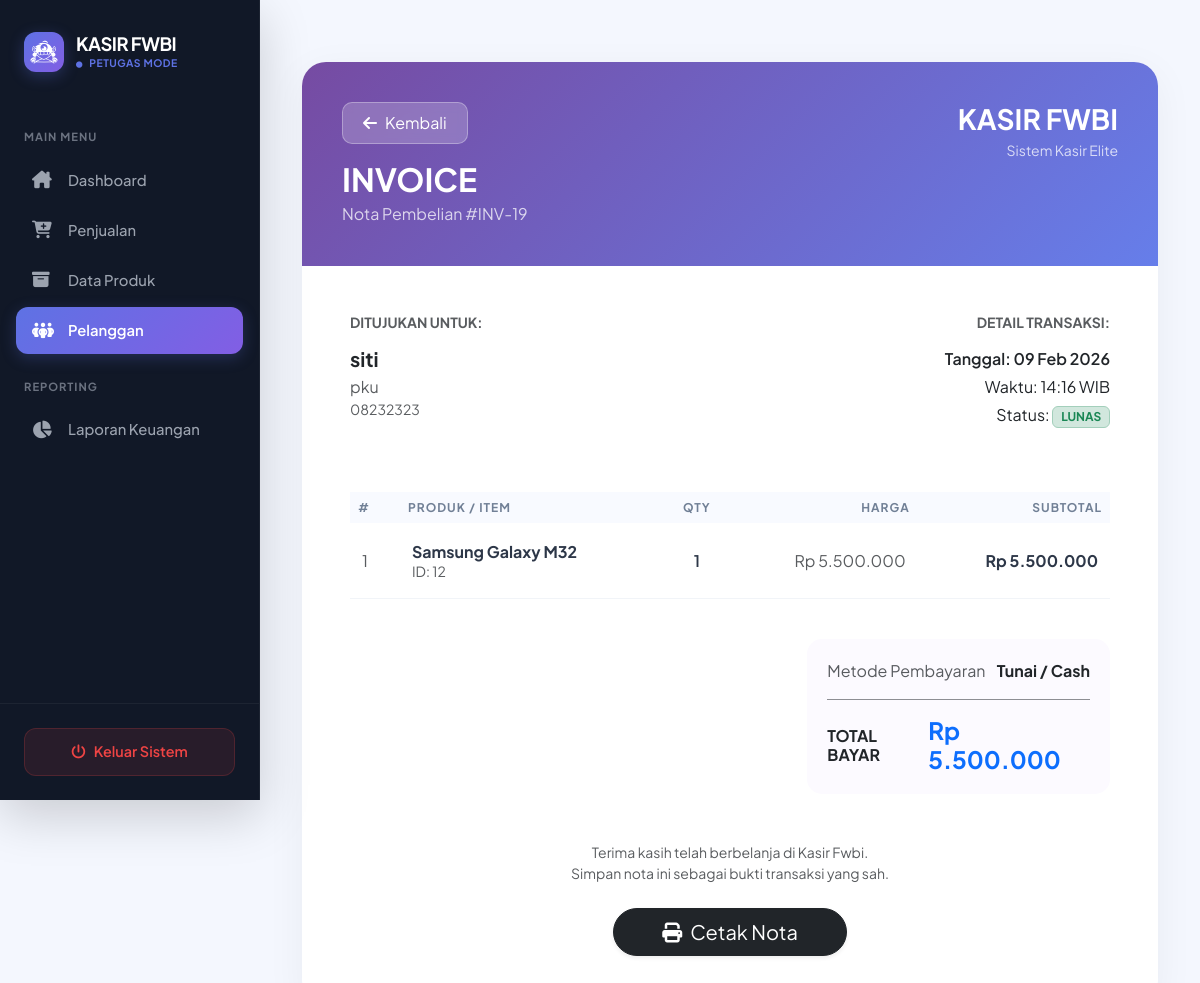
/petugas/pelanggan/detail.php?id=19 (signed in), run on the app's committed database.
### tables this page shows
CREATE TABLE `penjualan` (
  `PenjualanID` int(11) NOT NULL,
  `TanggalPenjualan` datetime NOT NULL DEFAULT current_timestamp(),
  `TotalHarga` decimal(10,2) NOT NULL,
  `PelangganID` int(11) NOT NULL
);

CREATE TABLE `pelanggan` (
  `PelangganID` int(11) NOT NULL,
  `NamaPelanggan` varchar(255) NOT NULL,
  `Alamat` text NOT NULL,
  `NomorTelepon` varchar(15) NOT NULL
);

CREATE TABLE `detailpenjualan` (
  `DetailID` int(11) NOT NULL,
  `PenjualanID` int(11) NOT NULL,
  `ProdukID` int(11) NOT NULL,
  `JumlahProduk` int(11) NOT NULL,
  `Subtotal` decimal(10,2) NOT NULL
);

CREATE TABLE `produk` (
  `ProdukID` int(11) NOT NULL,
  `NamaProduk` varchar(255) NOT NULL,
  `Harga` decimal(10,2) NOT NULL,
  `Stok` int(11) NOT NULL
);

### petugas/pelanggan/detail.php (the view, shortened to what this page needs)
<?php
include '../../main/connect.php';
$id = mysqli_real_escape_string($conn, $_GET['id']);
$query = mysqli_query($conn, "SELECT * FROM penjualan
         JOIN pelanggan ON penjualan.PelangganID = pelanggan.PelangganID
         WHERE PenjualanID = '$id'");
$data = mysqli_fetch_array($query);
?>
<!DOCTYPE html>
<html lang="id">
<head>
    <link href="https://cdn.jsdelivr.net/npm/bootstrap@5.3.0/dist/css/bootstrap.min.css" rel="stylesheet">
    <link rel="stylesheet" href="https://cdnjs.cloudflare.com/ajax/libs/font-awesome/6.4.0/css/all.min.css">
    <link rel="stylesheet" href="https://cdnjs.cloudflare.com/ajax/libs/animate.css/4.1.1/animate.min.css"/>
</head>
<body>
<div class="d-flex">
    <div class="no-print">
        <?php include '../../template/sidebar.php'; ?>
    </div>
    <div class="main-content">
        <div class="container py-2">
            <div class="invoice-card animate__animated animate__fadeIn">
                <div class="invoice-header d-flex justify-content-between align-items-start">
                    <div>
                        <a href="index.php" class="btn btn-back no-print mb-3 text-decoration-none small">
                            <i class="fas fa-arrow-left me-2"></i>Kembali
                        </a>
                        <h2 class="fw-bold mb-1">INVOICE</h2>
                        <p class="mb-0 opacity-75">Nota Pembelian #INV-<?= $id; ?></p>
                    </div>
                    <div class="text-end">
                        <h3 class="fw-bold mb-1">KASIR FWBI</h3>
                        <p class="mb-0 opacity-75 small">Sistem Kasir Elite</p>
                    </div>
                </div>
                <div class="card-body p-4 p-md-5">
                    <div class="row mb-5">
                        <div class="col-6">
                            <h6 class="text-muted small text-uppercase fw-bold mb-3">Ditujukan Untuk:</h6>
                            <h5 class="fw-bold text-dark mb-1"><?= $data['NamaPelanggan']; ?></h5>
                            <p class="text-muted mb-0"><?= $data['Alamat'] ?? 'Pelanggan Setia Kasir Pro'; ?></p>
                            <p class="text-muted small"><?= $data['NomorTelepon'] ?? ''; ?></p>
                        </div>
                        <div class="col-6 text-end">
                            <h6 class="text-muted small text-uppercase fw-bold mb-3">Detail Transaksi:</h6>
                            <p class="text-dark mb-1 fw-semibold">Tanggal: <?= date('d M Y', strtotime($data['TanggalPenjualan'])); ?></p>
                            <p class="text-dark mb-1">Waktu: <?= date('H:i', strtotime($data['TanggalPenjualan'])); ?> WIB</p>
                            <p class="text-dark">Status: <span class="badge bg-success-subtle text-success border border-success-subtle">LUNAS</span></p>
                        </div>
                    </div>
                    <div class="table-responsive mb-4">
                        <table class="table align-middle">
                            <thead>
                                <tr>
                                    <th style="width: 50px;">#</th>
                                    <th>Produk / Item</th>
                                    <th class="text-center">Qty</th>
                                    <th class="text-end">Harga</th>
                                    <th class="text-end">Subtotal</th>
                                </tr>
                            </thead>
                            <tbody>
                                <?php
                                $no = 1;
                                $detail = mysqli_query($conn, "SELECT * FROM detailpenjualan
                                          JOIN produk ON detailpenjualan.ProdukID = produk.ProdukID
                                          WHERE PenjualanID = '$id'");
                                while($d = mysqli_fetch_array($detail)){
                                ?>
                                <tr>
                                    <td class="text-muted"><?= $no++; ?></td>
                                    <td>
                                        <div class="fw-bold"><?= $d['NamaProduk']; ?></div>
                                        <small class="text-muted">ID: <?= $d['ProdukID']; ?></small>
                                    </td>
                                    <td class="text-center fw-semibold"><?= $d['JumlahProduk']; ?></td>
                                    <td class="text-end text-muted">Rp <?= number_format($d['Harga'], 0, ',', '.'); ?></td>
                                    <td class="text-end fw-bold">Rp <?= number_format($d['Subtotal'], 0, ',', '.'); ?></td>
                                </tr>
                                <?php } ?>
                            </tbody>
                        </table>
                    </div>
                    <div class="row justify-content-end">
                        <div class="col-md-5">
                            <div class="total-section">
                                <div class="d-flex justify-content-between mb-2">
                                    <span class="text-muted">Metode Pembayaran</span>
                                    <span class="fw-bold text-dark">Tunai / Cash</span>
                                </div>
                                <hr class="my-3 opacity-50">
                                <div class="d-flex justify-content-between align-items-center">
                                    <span class="h6 mb-0 fw-bold">TOTAL BAYAR</span>
                                    <span class="h4 mb-0 fw-bold text-primary">Rp <?= number_format($data['TotalHarga'], 0, ',', '.'); ?></span>
                                </div>
                            </div>
                        </div>
                    </div>
                    <div class="text-center mt-5">
                        <p class="text-muted small">Terima kasih telah berbelanja di Kasir Fwbi.<br>Simpan nota ini sebagai bukti transaksi yang sah.</p>
                        <div class="no-print mt-4 d-flex justify-content-center gap-2">
                            <button onclick="window.print()" class="btn btn-dark btn-lg px-5 rounded-pill shadow-sm">
                                <i class="fas fa-print me-2"></i>Cetak Nota
                            </button>
                        </div>
                    </div>
                </div>
            </div>
        </div>
    </div>
</div>
</body>
</html>

### petugas/pelanggan/detail.php (style rules this page uses)
:root { --primary-gradient: linear-gradient(135deg, #764ba2 0%, #667eea 100%); }
body { font-family: 'Plus Jakarta Sans', sans-serif; background-color: #f4f7fe; }
.main-content { padding: 30px; width: 100%; }
.invoice-card { background: white; border-radius: 24px; border: none; box-shadow: 0 10px 40px rgba(0,0,0,0.05); overflow: hidden; }
.invoice-header { background: var(--primary-gradient); padding: 40px; color: white; }
.table thead th { background: #f8faff; color: #718096; font-size: 0.75rem; text-transform: uppercase; letter-spacing: 1px; border: none; }
.table tbody td { padding: 18px 12px; border-bottom: 1px solid #f1f4f8; color: #2d3748; }
.total-section { background: #fcfaff; border-radius: 15px; padding: 20px; }
.btn-back { background: rgba(255, 255, 255, 0.2); color: white; border: 1px solid rgba(255, 255, 255, 0.3); backdrop-filter: blur(5px); padding: 8px 20px; border-radius: 10px; transition: 0.3s; }

### template/sidebar.php (style rules this page uses)
:root { --sidebar-bg: #111827; --accent-color: #5e72e4; --hover-bg: rgba(255, 255, 255, 0.05); --text-gray: #9ca3af; }

### data on the page
penjualan: PelangganID.NamaPelanggan "siti", PelangganID.Alamat "pku", PelangganID.NomorTelepon "08232323", TanggalPenjualan "09 Feb 2026", TanggalPenjualan "14:16", TotalHarga "5.500.000"
detailpenjualan: ProdukID.NamaProduk "Samsung Galaxy M32", ProdukID.ProdukID "12", JumlahProduk "1", ProdukID.Harga "5.500.000", Subtotal "5.500.000"

### other printed values
$_SESSION['role'] "PETUGAS"
$id "19"
